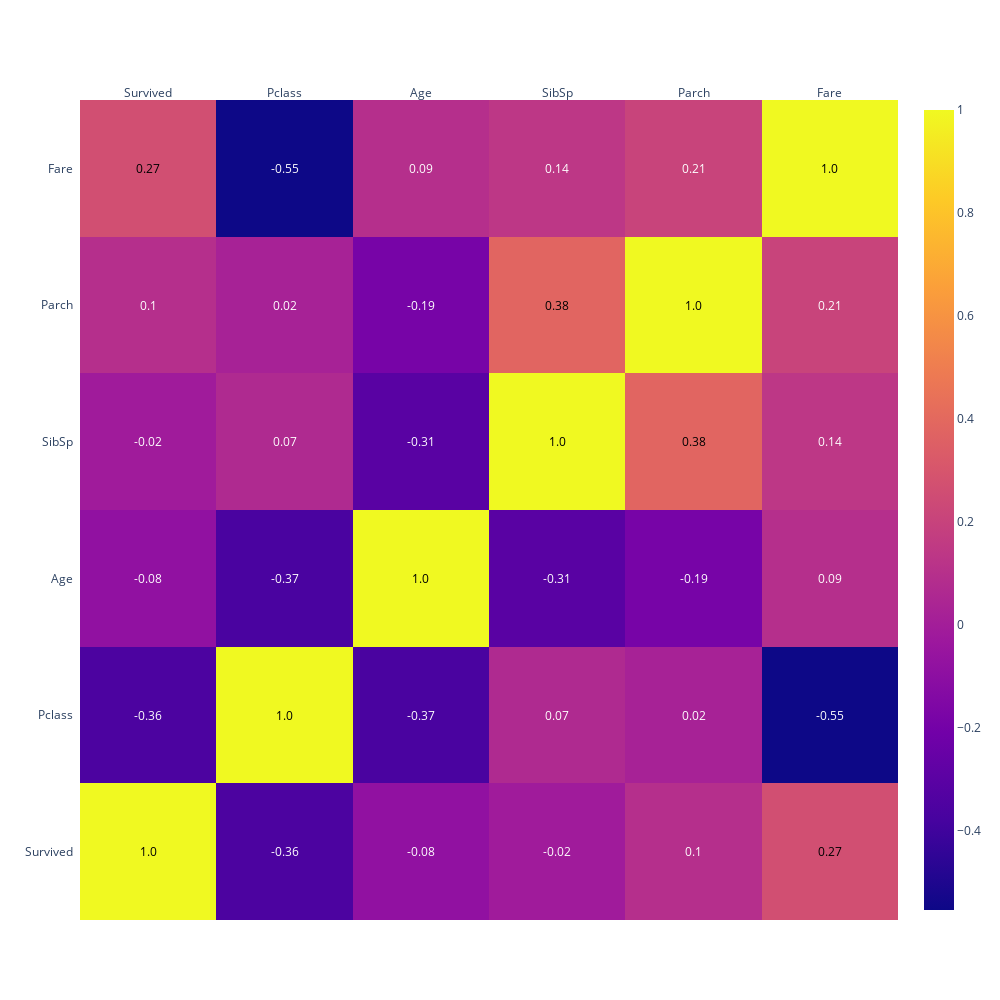

The cell this chart's notebook holds for it:
### Code cell
corrs = train_data_nonan_raw.corr()
figure = ff.create_annotated_heatmap(
    z=corrs.values,
    x=list(corrs.columns),
    y=list(corrs.index),
    annotation_text=corrs.round(2).values,
    showscale=True)

figure.update_layout(
    width=1000,
    height=1000,
)
figure.show()

### Figure 1 — Plotly figure (JSON) as saved in the notebook; plotly's stock layout.template omitted (floating-point values rounded to 4 significant figures)
{"data": [{"colorscale": [[0, "#0d0887"], [0.1111, "#46039f"], [0.2222, "#7201a8"], [0.3333, "#9c179e"], [0.4444, "#bd3786"], [0.5556, "#d8576b"], [0.6667, "#ed7953"], [0.7778, "#fb9f3a"], [0.8889, "#fdca26"], [1, "#f0f921"]], "reversescale": false, "showscale": true, "type": "heatmap", "x": ["Survived", "Pclass", "Age", "SibSp", "Parch", "Fare"], "y": ["Survived", "Pclass", "Age", "SibSp", "Parch", "Fare"], "z": [[1, -0.3565, -0.08245, -0.01552, 0.09527, 0.2661], [-0.3565, 1, -0.3659, 0.06519, 0.02367, -0.5529], [-0.08245, -0.3659, 1, -0.3074, -0.1879, 0.09314], [-0.01552, 0.06519, -0.3074, 1, 0.3833, 0.1399], [0.09527, 0.02367, -0.1879, 0.3833, 1, 0.2066], [0.2661, -0.5529, 0.09314, 0.1399, 0.2066, 1]]}], "layout": {"annotations": [{"font": {"color": "#000000"}, "showarrow": false, "text": "1.0", "x": "Survived", "xref": "x", "y": "Survived", "yref": "y"}, {"font": {"color": "#FFFFFF"}, "showarrow": false, "text": "-0.36", "x": "Pclass", "xref": "x", "y": "Survived", "yref": "y"}, {"font": {"color": "#FFFFFF"}, "showarrow": false, "text": "-0.08", "x": "Age", "xref": "x", "y": "Survived", "yref": "y"}, {"font": {"color": "#FFFFFF"}, "showarrow": false, "text": "-0.02", "x": "SibSp", "xref": "x", "y": "Survived", "yref": "y"}, {"font": {"color": "#FFFFFF"}, "showarrow": false, "text": "0.1", "x": "Parch", "xref": "x", "y": "Survived", "yref": "y"}, {"font": {"color": "#000000"}, "showarrow": false, "text": "0.27", "x": "Fare", "xref": "x", "y": "Survived", "yref": "y"}, {"font": {"color": "#FFFFFF"}, "showarrow": false, "text": "-0.36", "x": "Survived", "xref": "x", "y": "Pclass", "yref": "y"}, {"font": {"color": "#000000"}, "showarrow": false, "text": "1.0", "x": "Pclass", "xref": "x", "y": "Pclass", "yref": "y"}, {"font": {"color": "#FFFFFF"}, "showarrow": false, "text": "-0.37", "x": "Age", "xref": "x", "y": "Pclass", "yref": "y"}, {"font": {"color": "#FFFFFF"}, "showarrow": false, "text": "0.07", "x": "SibSp", "xref": "x", "y": "Pclass", "yref": "y"}, {"font": {"color": "#FFFFFF"}, "showarrow": false, "text": "0.02", "x": "Parch", "xref": "x", "y": "Pclass", "yref": "y"}, {"font": {"color": "#FFFFFF"}, "showarrow": false, "text": "-0.55", "x": "Fare", "xref": "x", "y": "Pclass", "yref": "y"}, {"font": {"color": "#FFFFFF"}, "showarrow": false, "text": "-0.08", "x": "Survived", "xref": "x", "y": "Age", "yref": "y"}, {"font": {"color": "#FFFFFF"}, "showarrow": false, "text": "-0.37", "x": "Pclass", "xref": "x", "y": "Age", "yref": "y"}, {"font": {"color": "#000000"}, "showarrow": false, "text": "1.0", "x": "Age", "xref": "x", "y": "Age", "yref": "y"}, {"font": {"color": "#FFFFFF"}, "showarrow": false, "text": "-0.31", "x": "SibSp", "xref": "x", "y": "Age", "yref": "y"}, {"font": {"color": "#FFFFFF"}, "showarrow": false, "text": "-0.19", "x": "Parch", "xref": "x", "y": "Age", "yref": "y"}, {"font": {"color": "#FFFFFF"}, "showarrow": false, "text": "0.09", "x": "Fare", "xref": "x", "y": "Age", "yref": "y"}, {"font": {"color": "#FFFFFF"}, "showarrow": false, "text": "-0.02", "x": "Survived", "xref": "x", "y": "SibSp", "yref": "y"}, {"font": {"color": "#FFFFFF"}, "showarrow": false, "text": "0.07", "x": "Pclass", "xref": "x", "y": "SibSp", "yref": "y"}, {"font": {"color": "#FFFFFF"}, "showarrow": false, "text": "-0.31", "x": "Age", "xref": "x", "y": "SibSp", "yref": "y"}, {"font": {"color": "#000000"}, "showarrow": false, "text": "1.0", "x": "SibSp", "xref": "x", "y": "SibSp", "yref": "y"}, {"font": {"color": "#000000"}, "showarrow": false, "text": "0.38", "x": "Parch", "xref": "x", "y": "SibSp", "yref": "y"}, {"font": {"color": "#FFFFFF"}, "showarrow": false, "text": "0.14", "x": "Fare", "xref": "x", "y": "SibSp", "yref": "y"}, {"font": {"color": "#FFFFFF"}, "showarrow": false, "text": "0.1", "x": "Survived", "xref": "x", "y": "Parch", "yref": "y"}, {"font": {"color": "#FFFFFF"}, "showarrow": false, "text": "0.02", "x": "Pclass", "xref": "x", "y": "Parch", "yref": "y"}, {"font": {"color": "#FFFFFF"}, "showarrow": false, "text": "-0.19", "x": "Age", "xref": "x", "y": "Parch", "yref": "y"}, {"font": {"color": "#000000"}, "showarrow": false, "text": "0.38", "x": "SibSp", "xref": "x", "y": "Parch", "yref": "y"}, {"font": {"color": "#000000"}, "showarrow": false, "text": "1.0", "x": "Parch", "xref": "x", "y": "Parch", "yref": "y"}, {"font": {"color": "#FFFFFF"}, "showarrow": false, "text": "0.21", "x": "Fare", "xref": "x", "y": "Parch", "yref": "y"}, {"font": {"color": "#000000"}, "showarrow": false, "text": "0.27", "x": "Survived", "xref": "x", "y": "Fare", "yref": "y"}, {"font": {"color": "#FFFFFF"}, "showarrow": false, "text": "-0.55", "x": "Pclass", "xref": "x", "y": "Fare", "yref": "y"}, {"font": {"color": "#FFFFFF"}, "showarrow": false, "text": "0.09", "x": "Age", "xref": "x", "y": "Fare", "yref": "y"}, {"font": {"color": "#FFFFFF"}, "showarrow": false, "text": "0.14", "x": "SibSp", "xref": "x", "y": "Fare", "yref": "y"}, {"font": {"color": "#FFFFFF"}, "showarrow": false, "text": "0.21", "x": "Parch", "xref": "x", "y": "Fare", "yref": "y"}, {"font": {"color": "#000000"}, "showarrow": false, "text": "1.0", "x": "Fare", "xref": "x", "y": "Fare", "yref": "y"}], "height": 1000, "width": 1000, "xaxis": {"dtick": 1, "gridcolor": "rgb(0, 0, 0)", "side": "top", "ticks": ""}, "yaxis": {"dtick": 1, "ticks": "", "ticksuffix": "  "}}}
